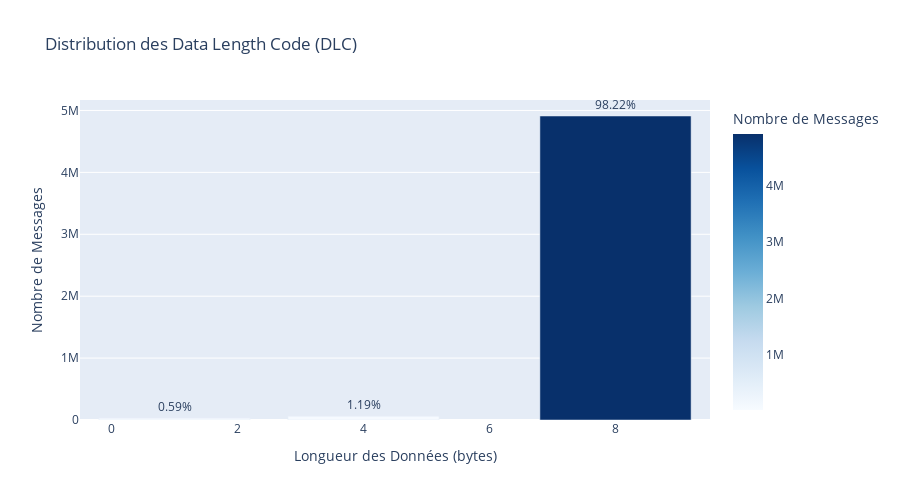

The notebook cell this image was saved under:
### Markdown cell above
---
## 7. Analyse DLC (Data Length Code)

### But
Analyser la distribution des longueurs de données (DLC) dans les messages CAN.

### Contexte
- **DLC**: Nombre de bytes de données dans un message (0-8 pour CAN classique)
- **DLC = 0**: Messages sans données (peuvent être des heartbeats ou des erreurs)

### Pourquoi c'est important
- Messages avec DLC=0 peuvent indiquer:
  - Des messages de synchronisation
  - Des erreurs de transmission
  - Des heartbeats (signaux de vie)
- La distribution normale aide à détecter des anomalies

### Code cell
# Messages avec DLC = 0
dlc_0_count = stats['dlc_counts'].get(0, 0)

print(f"RÉSULTATS - Messages avec DLC = 0")
print(f"{'='*60}")
print(f"Nombre de messages avec DLC=0: {dlc_0_count:,}")
print(f"Proportion du total: {100 * dlc_0_count / stats['total_messages']:.4f}%")

# Distribution complète des DLC
df_dlc = pd.DataFrame([
    {'DLC': dlc, 'Count': count, 'Percentage': 100 * count / stats['total_messages']}
    for dlc, count in sorted(stats['dlc_counts'].items())
])

print(f"\nDistribution Complète des DLC")
print(f"{'='*60}")
display(df_dlc)

# DLC le plus fréquent
most_common_dlc = max(stats['dlc_counts'].items(), key=lambda x: x[1])
print(f"\nDLC le plus fréquent: {most_common_dlc[0]} bytes ({100*most_common_dlc[1]/stats['total_messages']:.2f}%)")

# Visualisation
fig = px.bar(df_dlc, x='DLC', y='Count',
             title='Distribution des Data Length Code (DLC)',
             labels={'DLC': 'Longueur des Données (bytes)', 'Count': 'Nombre de Messages'},
             text='Percentage',
             color='Count',
             color_continuous_scale='Blues')
fig.update_traces(texttemplate='%{text:.2f}%', textposition='outside')
fig.update_layout(height=500)
fig.show()

### Figure 1 — Plotly figure (JSON) as saved in the notebook; plotly's stock layout.template omitted (floating-point values rounded to 4 significant figures)
{"data": [{"hovertemplate": "Longueur des Données (bytes)=%{x}<br>Nombre de Messages=%{marker.color}<br>Percentage=%{text}<extra></extra>", "legendgroup": "", "marker": {"color": [29554, 59547, 4910899], "coloraxis": "coloraxis", "pattern": {"shape": ""}}, "name": "", "orientation": "v", "showlegend": false, "text": [0.5911, 1.191, 98.22], "textposition": "outside", "texttemplate": "%{text:.2f}%", "type": "bar", "x": [1, 4, 8], "xaxis": "x", "y": [29554, 59547, 4910899], "yaxis": "y"}], "layout": {"barmode": "relative", "coloraxis": {"colorbar": {"title": {"text": "Nombre de Messages"}}, "colorscale": [[0, "rgb(247,251,255)"], [0.125, "rgb(222,235,247)"], [0.25, "rgb(198,219,239)"], [0.375, "rgb(158,202,225)"], [0.5, "rgb(107,174,214)"], [0.625, "rgb(66,146,198)"], [0.75, "rgb(33,113,181)"], [0.875, "rgb(8,81,156)"], [1, "rgb(8,48,107)"]]}, "height": 500, "legend": {"tracegroupgap": 0}, "title": {"text": "Distribution des Data Length Code (DLC)"}, "xaxis": {"anchor": "y", "domain": [0, 1], "title": {"text": "Longueur des Données (bytes)"}}, "yaxis": {"anchor": "x", "domain": [0, 1], "title": {"text": "Nombre de Messages"}}}}
